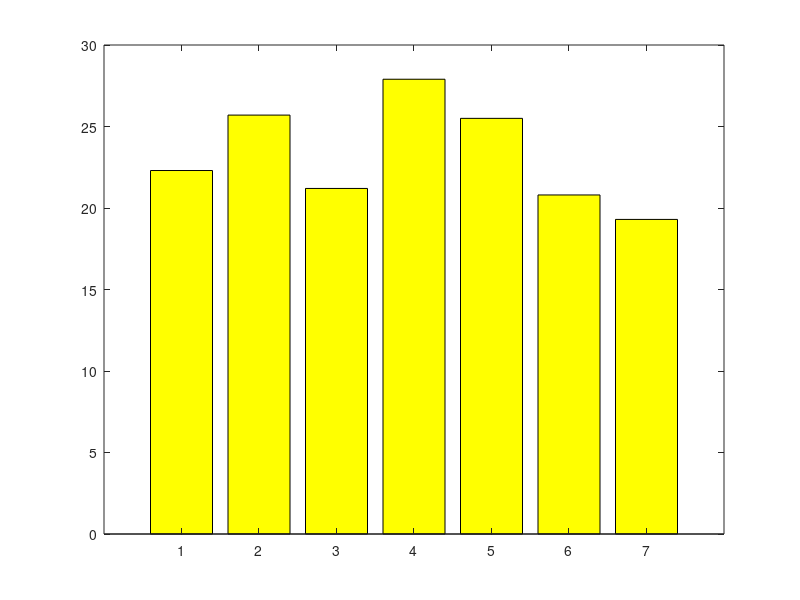

Reproduce this figure in MATLAB. (Note: this script raises an error after producing the figure.)
%% Bar_Plot_E13.m
D = [22.3  25.7   21.2  27.9  25.5  20.8  19.3];     % Data
S = [1.25   2.12  2.24  1.21  2.37   2.31  1.13];     % STD
n = 1:numel(D);
bar(n,D, 'y')                
hold on
er = errorbar(n,D,S,S, 'LineWidth', 2);    
er.Color = [1 0 0];                            
er.LineStyle = 'none';  
hold off
legend('Data', 'std'), shg
